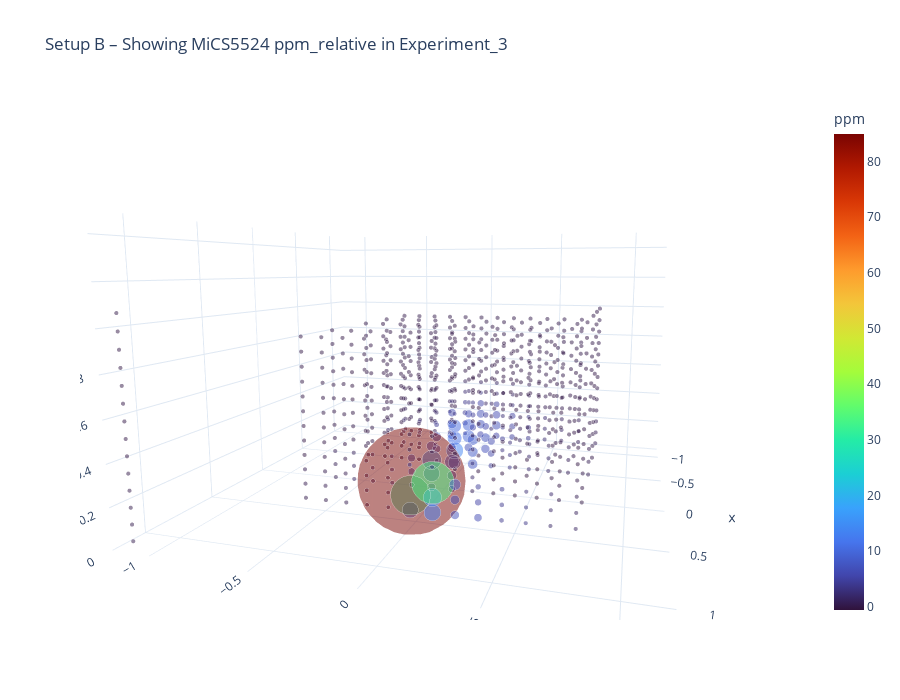

Notebook code cell kept with this figure:
### Markdown cell above
## PID Senor vs MiCS Metal Oxide Sensors
Now we continue with Experiment_3 and show the output signals for the other sensors mounted on the sensor platforms.
The previous plots showed the PID sensor signal. Below, we show the MiCS 5524 and the MiCS 6814 (NH3 channel).

In every plot here, the output is of the column `ppm_relative`, which is the end product of our preprocessing chain: We derive a background-subtracted reading converted into ppm-equivalents of the target gasses. This removes the background drift over the course of the experiments. The sensor samples at 10Hz and the measurements are averaged to generate the scatterplots. For Experiments in setup C and D, the sensor samples for 5s; in Experiment 3 (Setup B), sensors sample for 20s.

### Code cell
plot3d(exp_idx=2, sensor_type='MiCS5524', column='ppm_relative')

### Figure 1 — Plotly figure (JSON) as saved in the notebook; plotly's stock layout.template omitted (floating-point values rounded to 4 significant figures; data arrays with more than 128 entries replaced by an {"elided": "..."} marker saying what was removed)
{"data": [{"marker": {"color": {"elided": "799 float values"}, "colorbar": {"title": {"text": "ppm"}}, "colorscale": [[0.0, "#30123b"], [0.07143, "#4145ab"], [0.1429, "#4675ed"], [0.2143, "#39a2fc"], [0.2857, "#1bcfd4"], [0.3571, "#24eca6"], [0.4286, "#61fc6c"], [0.5, "#a4fc3b"], [0.5714, "#d1e834"], [0.6429, "#f3c63a"], [0.7143, "#fe9b2d"], [0.7857, "#f36315"], [0.8571, "#d93806"], [0.9286, "#b11901"], [1.0, "#7a0402"]], "opacity": 0.5, "showscale": true, "size": {"elided": "799 float values"}}, "mode": "markers", "x": {"elided": "799 float values"}, "y": {"elided": "799 float values"}, "z": {"elided": "799 float values"}, "type": "scatter3d"}], "layout": {"scene": {"xaxis": {"range": [-1.2, 1.2]}, "yaxis": {"range": [-1.2, 1.2]}, "zaxis": {"range": [0, 1.5]}, "aspectratio": {"x": 1.44, "y": 1.44, "z": 0.9}, "camera": {"eye": {"x": 2, "y": 0.6, "z": 0.3}}, "aspectmode": "manual"}, "title": {"text": "Setup B – Showing MiCS5524 ppm_relative in Experiment_3"}, "height": 700}}
